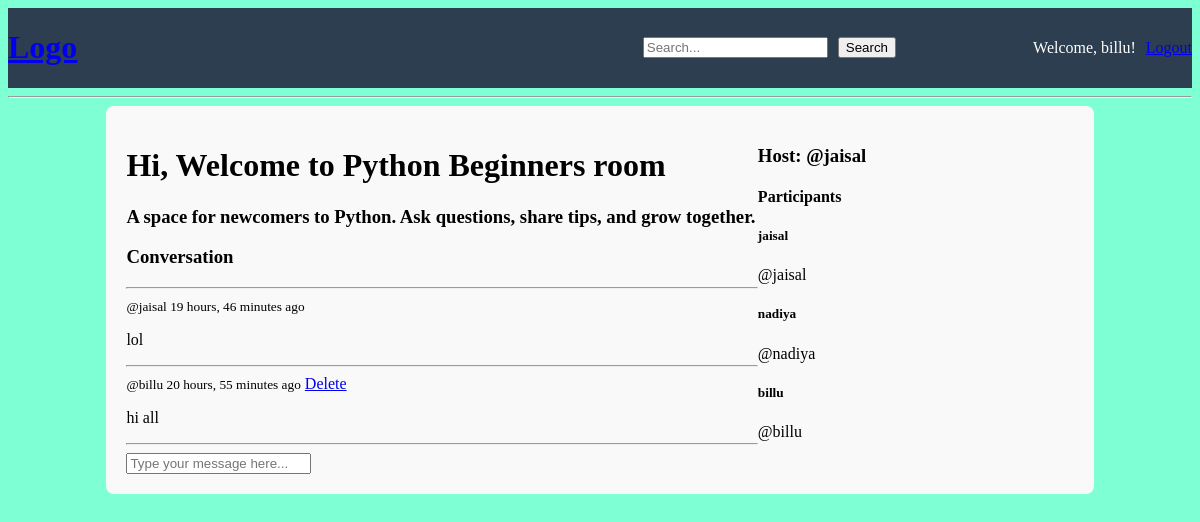
Screenshot of /room/1/ (signed in) with the database file from the repository.
### base/models.py (models this page shows, shortened)
class Room(models.Model):
    host = models.ForeignKey(User, on_delete=models.CASCADE, null=True)
    topic = models.ForeignKey(Topic, on_delete=models.SET_NULL, null=True)
    name = models.CharField(max_length=200)
    description = models.TextField(blank=True, null=True)
    participants = models.ManyToManyField(User, related_name='participants', blank=True)
    updated = models.DateTimeField(auto_now=True)
    created = models.DateTimeField(auto_now_add=True)
    class Meta:
        ordering = ['-updated', '-created']

class Message(models.Model):
    user = models.ForeignKey(User, on_delete=models.CASCADE)
    room = models.ForeignKey(Room, on_delete=models.CASCADE)
    body = models.TextField()
    updated = models.DateTimeField(auto_now=True)
    created = models.DateTimeField(auto_now_add=True)
    class Meta:
        ordering = ['-updated', '-created']

### base/views.py (the view, shortened to what this page needs)
# urls.py: path('room/<str:pk>/', views.room, name='room'),  # About page
def room(request, pk):
    room = Room.objects.get(id=pk)  # Fetch the room by primary key
    participants = room.participants.all()  # Get all participants in the room
    room_messages = room.message_set.all()  # Fetch all messages related to the room
    context = {'room': room, 'room_messages':room_messages, 'participants':participants}  # Prepare context with the room
    return render(request, 'base/room.html', context)

### base/templates/base/room.html (shortened to what this page needs)
{% extends "main.html" %} {% block content %}
<div class="room-container">
  <div>
    <h1>Hi, Welcome to {{room.name}} room</h1>
    <h3>{{room.description}}</h3>
    <div class="comment-wrapper">
      <h3>Conversation</h3>
      <hr />
      {% for message in room_messages %}
      <div>
        <small>@{{message.user}} {{message.created|timesince}} ago</small>
        {% if request.user == message.user %}
        <a href="{% url 'delete-message' message.id %}">Delete</a>
        {% endif %}
        <p>{{message.body}}</p>
        <hr />
      </div>
      {% endfor %}
    </div>
    {% if request.user.is_authenticated %}
    <div class="comment-form">
      <form method="POST" action="">
        <input name="body" placeholder="Type your message here..." required />
      </form>
    </div>
    {% endif %}
  </div>
  <div>
    <h3>Host: @{{room.host.username}}</h3>
    <h4>Participants</h4>
    {% for participant in participants %}
    <h5>{{participant.username}}</h5>
    <p>@{{participant.username}}</p>
    {% endfor %}
  </div>
</div>
{% endblock content %}

### templates/navbar.html (shortened to what this page needs)
<div class="navbar">
  <a href="/"><h1>Logo</h1></a>
  <form action="{% url 'home' %}" method="GET">
    <input type="text" name="q" placeholder="Search..." />
    <button type="submit">Search</button>
  </form>
  <div class="hi-user">
    {% if request.user.is_authenticated %}
    <p>Welcome, {{ request.user.username }}!</p>
    <a href="{% url 'logout' %}">Logout</a>
    {% else %}
    <a href="{% url 'login' %}">Login</a>
    <a href="{% url 'register' %}">Register</a>
    {% endif %}
  </div>
</div>
<hr />

### static/styles/main.css (style rules this page uses)
body { background-color: aquamarine; }

### templates/navbar.html (style rules this page uses)
.navbar { display: grid; grid-template-columns: 1fr 2fr 1fr; align-items: center; background-color: #2c3e50; color: white; }
.navbar form { display: flex; gap: 10px; justify-content: flex-end; }
.hi-user { display: flex; align-items: center; gap: 10px; justify-content: flex-end; }

### base/templates/base/room.html (style rules this page uses)
.room-container { width: 80%; margin: auto; padding: 20px; background-color: #f9f9f9; border-radius: 8px; display: grid; grid-template-columns: 2fr 1fr; }

### rows the page displays
Room: name "Python Beginners", description "A space for newcomers to Python. Ask questions, share tips, and grow together.", host.username "jaisal"
Message: user "jaisal", created "19 hours, 46 minutes", body "lol"
Message: user "billu", created "20 hours, 55 minutes", shows "Delete", body "hi all"

### other values shown
{{ request.user.username }} "billu"
{{ participant.username }} "jaisal"
{{ participant.username }} "nadiya"
{{ participant.username }} "billu"
